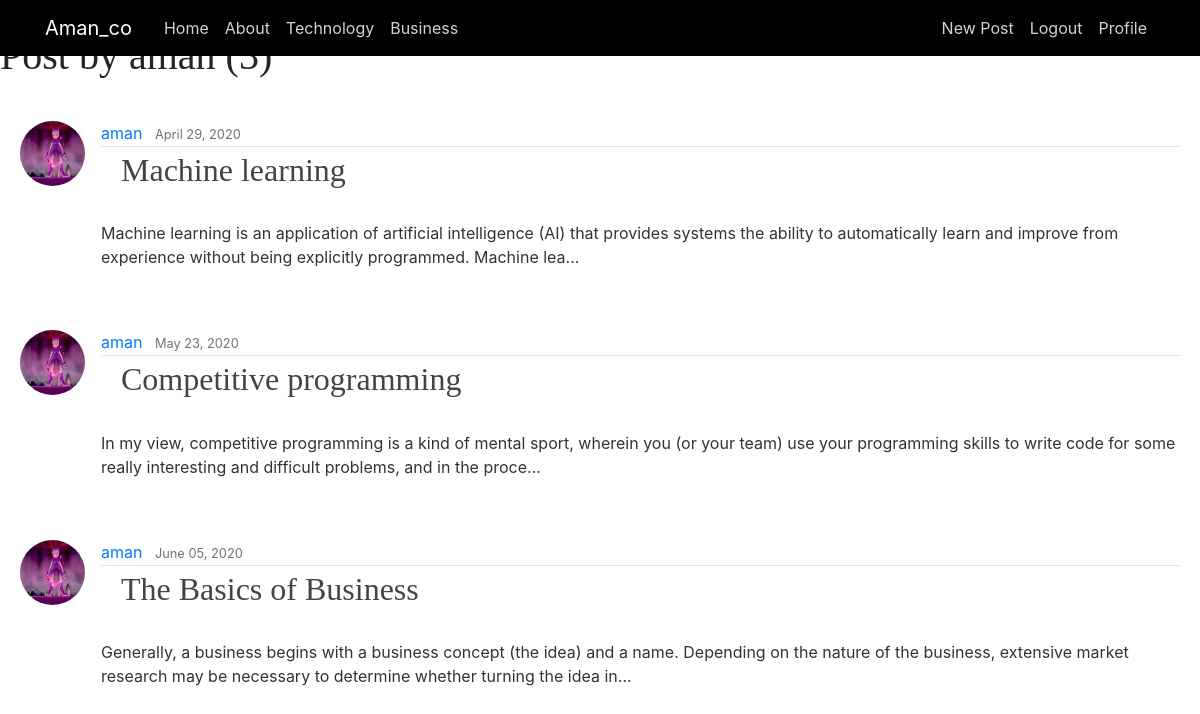
/articles/user/aman (signed in), run on the app's committed database.
### articles/models.py (models this page shows, shortened)
class Article(models.Model):
    title = models.CharField(max_length=100)
    body = models.TextField()
    date = models.DateTimeField(auto_now_add=True)
    thumbnail = models.ImageField(default='download.png', upload_to='article_thumbnail')
    author = models.ForeignKey(User, on_delete=models.CASCADE, default=None)
    Slug = models.SlugField(max_length=200, unique=True, default='article.details')
    MainTopic = models.CharField(max_length=100, default='Technology')
    def snippet(self):
        return self.body[:200] + "..."

### accounts/models.py (models this page shows, shortened)
class Profile(models.Model):
    user = models.OneToOneField(User, on_delete=models.CASCADE)
    image = models.ImageField(default='download.png', upload_to='profile_pics')
    location = models.CharField(max_length=100, default='New Delhi')
    address = models.TextField(default='New Delhi')

### articles/views.py (the view)
# urls.py: path('user/<str:username>', UserPostListView.as_view(), name="userpost"),
class UserPostListView(ListView):
    model = Article
    template_name = 'articles/user_article_page.html'
    context_object_name = 'articles'
    paginate_by = 5
    def get_queryset(self):
        user = get_object_or_404(User, username=self.kwargs.get('username'))
        return Article.objects.filter(author=user).order_by('date')

### articles/templates/articles/user_article_page.html
{%extends 'base_template.html'%}
{%block content%}
<h1 class = "mb-3">Post by {{view.kwargs.username}} ({{page_obj.paginator.count}})</h1>
        {% for article in articles %}
         <article class="media content-section">
             <img class="rounded-circle article-img" src = "{{article.author.profile.image.url}}">
         <div class="media-body">
             <div class="article-metadata">
                 <a class="mr-2" href="{%url 'articles:userpost' article.author.username%}">{{article.author.username}}</a>
                 <small class="text-muted">{{ article.date|date:"F d, Y"}}</small>
             </div>
            <h2><a class="article-title" href="{% url 'articles:detail' article.Slug %}">{{article.title}}</a> </h2>
             <p class = "article-content">
                 {{ article.snippet }}
             </p>
        </div>
        </article>
        {% endfor %}
{%endblock%}

### static/main.css (style rules this page uses)
body { background: #f8f9fa00; color: #333333; margin-top: 2rem; }
h1, h2, h3, h4, h5, h6 { color: #212529; }
.content-section { padding: 20px; border-radius: 1px; margin-bottom: px; }
.article-title { color: #444444; margin-left: 20px; }
.article-content { white-space: pre-line; }
.article-img { margin-top: 5px; height: 65px; width: 65px; margin-right: 16px; }
.article-metadata { margin-top: 5px; padding-bottom: 1px; margin-bottom: 4px; border-bottom: 1px solid #e3e3e3 }

### static/blog.css (style rules this page uses)
h1, h2, h3, h4, h5, h6 { font-family: "Playfair Display", Georgia, "Times New Roman", serif; }

### data on the page
Article: author.profile.image (picture), author.username "aman", date "April 29, 2020", title "Machine learning", snippet "Machine learning is an application of artificial intelligence (AI) that provides systems the ability to automatically learn and improve from experience without being explicitly programmed. Machine lea..."
Article: author.profile.image (picture), author.username "aman", date "May 23, 2020", title "Competitive programming", snippet "In my view, competitive programming is a kind of mental sport, wherein you (or your team) use your programming skills to write code for some really interesting and difficult problems, and in the proce..."
Article: author.profile.image (picture), author.username "aman", date "June 05, 2020", title "The Basics of Business", snippet "Generally, a business begins with a business concept (the idea) and a name. Depending on the nature of the business, extensive market research may be necessary to determine whether turning the idea in..."
